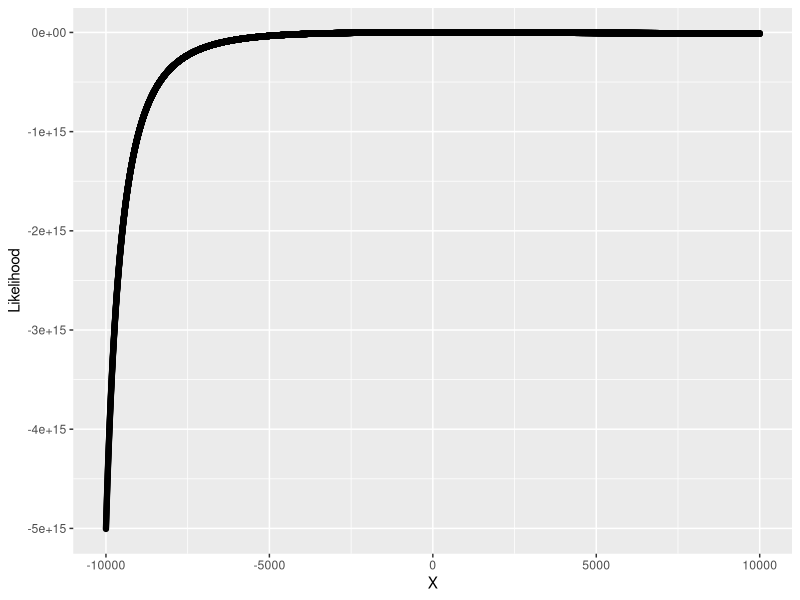
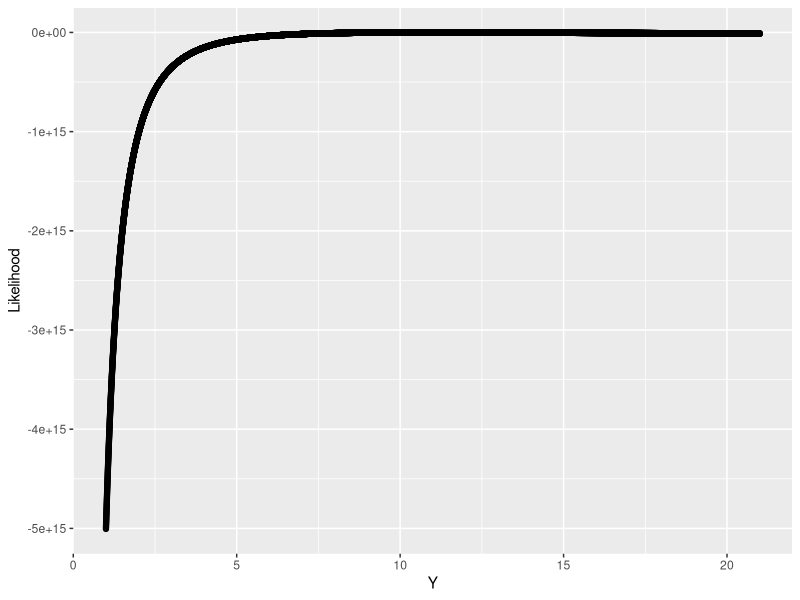

Here is the R script that generated these plots, in order:
## ---- chunk 1
library(tidyverse)
set.seed(20220919)
sampleNorm <- rnorm(n = 10000, mean = 5, sd = 2)
## ---- chunk 2
lNorm <- function(mu, sigma, k) {
  (length(k) * log(1/(sqrt(2 * pi)))) 
  - ((length(k)/2) * log(sigma^2)) 
  - ((sum(k - mu)^2) / (2 * sigma^2))
}

# Range of mu's and sigma's
muDomain <- seq(from = -10000, to = 10000, by = 1) 
sigmaDomain <- seq(from = 1, to = 21, by = 0.001) 

# log-Likelihood is the log-sum of the PDFs for all values of k
likelihoods_num <- map2_dbl(
	.x = muDomain,
	.y = sigmaDomain,
	.f = ~{
		lNorm(mu = .x, sigma = .y, k = sampleNorm)
	}
)
## ---- chunk 3
resNorm_df <- tibble(
  X = muDomain, Y = sigmaDomain, Likelihood = likelihoods_num
)
ggplot(data = resNorm_df) +
	aes(x = X, y = Likelihood) + 
	geom_point()

ggplot(data = resNorm_df) +
	aes(x = Y, y = Likelihood) + 
	geom_point()
	
## ---- chunk 4
resNorm_df %>% 
	arrange(desc(Likelihood))
## ---- chunk 5
sum(sampleNorm)/length(sampleNorm)
sum((sampleNorm - mean(sampleNorm))^2)/length(sampleNorm)
